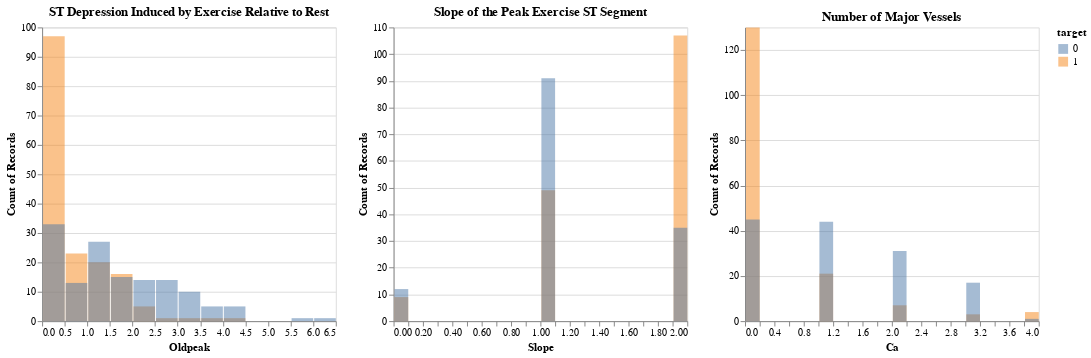

The notebook cell this image was saved under:
### Code cell
plots[9]|plots[10]|plots[11]

### Figure 1 — Vega-Lite specification as saved in the notebook (floating-point values rounded to 4 significant figures; data arrays with more than 128 entries replaced by an {"elided": "..."} marker saying what was removed)
{"$schema": "https://vega.github.io/schema/vega-lite/v3.4.0.json", "config": {"mark": {"tooltip": null}, "view": {"height": 300, "width": 400}}, "data": {"name": "data-a24de27fcaca3464660850dd7c56a142"}, "datasets": {"data-a24de27fcaca3464660850dd7c56a142": {"elided": "303 records"}}, "hconcat": [{"encoding": {"color": {"field": "target", "type": "nominal"}, "x": {"bin": {"maxbins": 30}, "field": "oldpeak", "title": "Oldpeak", "type": "quantitative"}, "y": {"aggregate": "count", "stack": null, "type": "quantitative"}}, "mark": {"opacity": 0.5, "type": "bar"}, "title": "ST Depression Induced by Exercise Relative to Rest", "width": 300}, {"encoding": {"color": {"field": "target", "type": "nominal"}, "x": {"bin": {"maxbins": 30}, "field": "slope", "title": "Slope", "type": "quantitative"}, "y": {"aggregate": "count", "stack": null, "type": "quantitative"}}, "mark": {"opacity": 0.5, "type": "bar"}, "title": "Slope of the Peak Exercise ST Segment", "width": 300}, {"encoding": {"color": {"field": "target", "type": "nominal"}, "x": {"bin": {"maxbins": 30}, "field": "ca", "title": "Ca", "type": "quantitative"}, "y": {"aggregate": "count", "stack": null, "type": "quantitative"}}, "mark": {"opacity": 0.5, "type": "bar"}, "title": "Number of Major Vessels", "width": 300}]}
